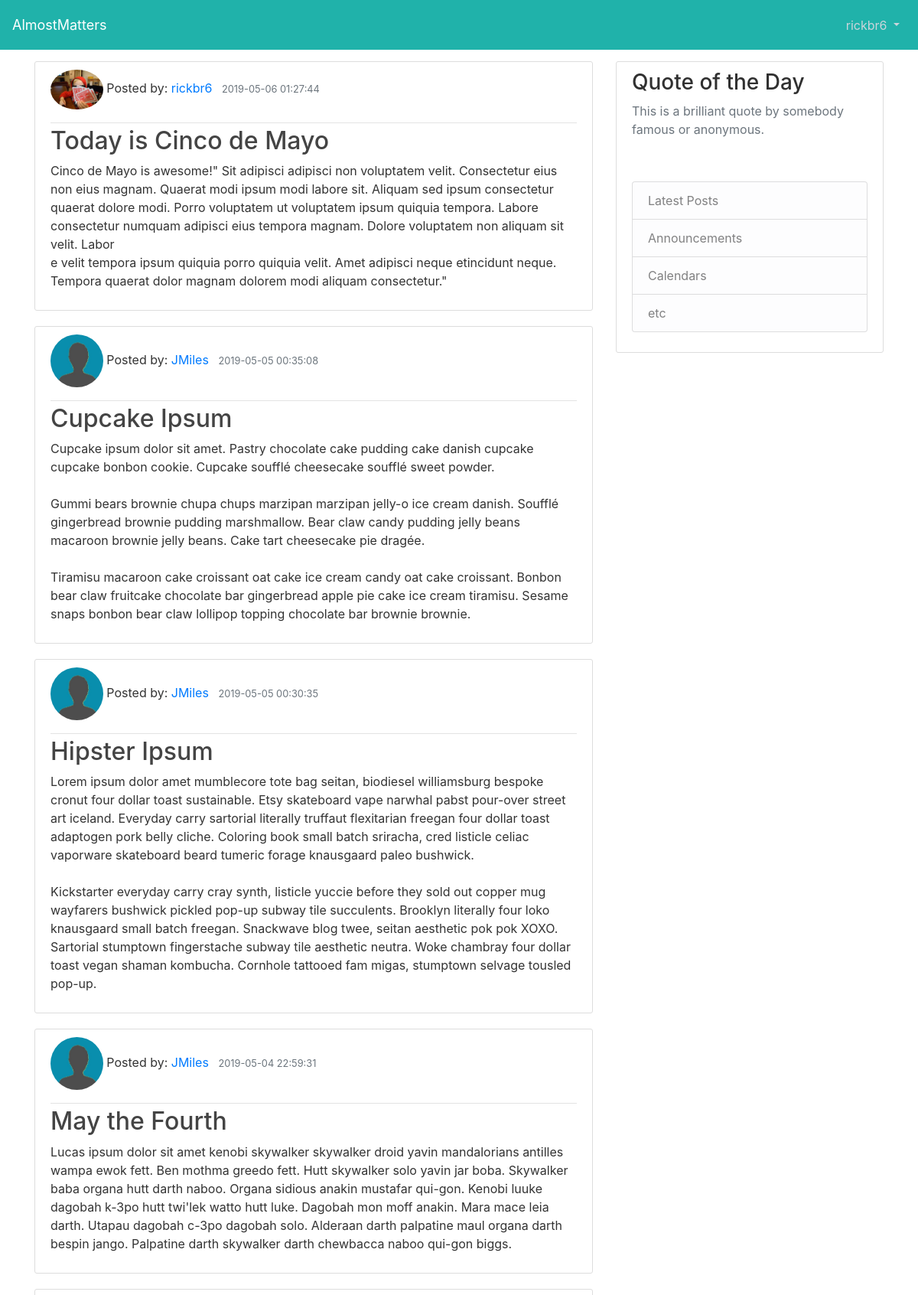
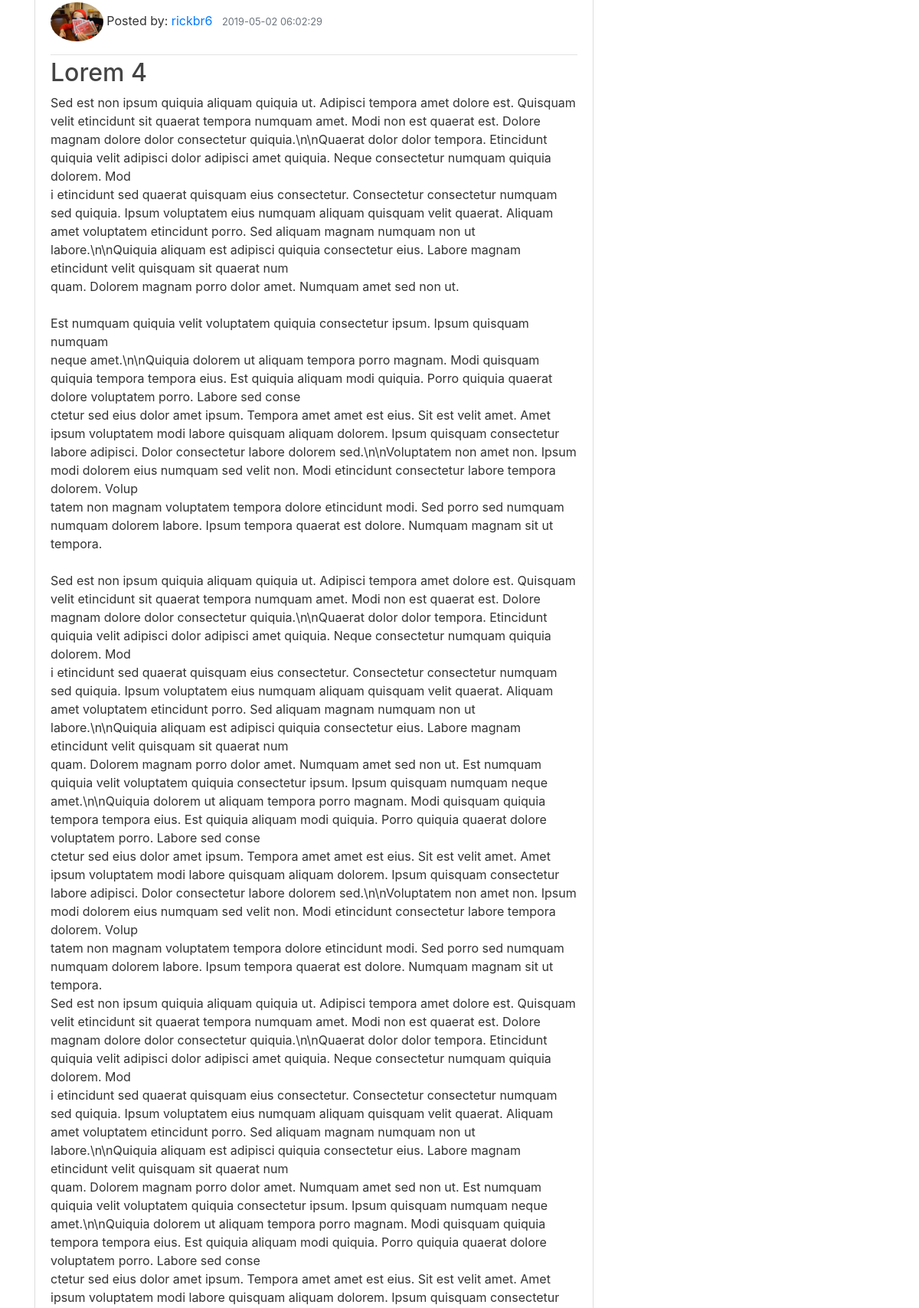
The app's page /dashboard (signed in, upper part) with its own data (2 pictures, top to bottom).
### models.py (models this page shows, shortened)
class Users(db.Model):
    id = db.Column(db.Integer, primary_key=True)
    first_name = db.Column(db.String(45), nullable=True)
    last_name = db.Column(db.String(45), nullable=True)
    email = db.Column(db.String(45), unique=True, nullable=False)
    password = db.Column(db.String(45), nullable=False)
    screen_name = db.Column(db.String(45), unique=True, nullable=False)
    profile_pic = db.Column(db.String(20), nullable=False, default='/static/profile_avatar.jpg')
    articles = db.relationship('Articles', backref='author', lazy=True)
    created_at = db.Column(db.DateTime, server_default=func.now())
    updated_at = db.Column(db.DateTime, server_default=func.now(), onupdate=func.now())

class Articles(db.Model):
    id = db.Column(db.Integer, primary_key=True)
    title = db.Column(db.String(30))
    content = db.Column(db.Text, nullable=False)
    user_id = db.Column(db.Integer, db.ForeignKey("users.id"), nullable=False)
    created_at = db.Column(db.DateTime, server_default=func.now())
    updated_at = db.Column(db.DateTime, server_default=func.now(), onupdate=func.now())
    @classmethod
    def get_latest_articles(cls):
        return cls.query.all()

### controller_functions.py (the view)
def show_dashboard():
    print(f"ROUTE: show_dashboard")
    if 'user_id' not in session:
        print(f"User id not found")
        return redirect('/')
    current_user = Users.query.get(session['user_id'])
    posts = Articles.get_latest_articles()
    posts.reverse()
    return render_template("dashboard.html", user=current_user, posts=posts)

### templates/dashboard.html
{% extends "./layout.html" %}
{% block content %}
    {% for post in posts %}
        <article class="media content-section">
          <div class="media-body">
            <div class="article-metadata">
                <p>
                    <img src="{{ post.author.profile_pic }}" width="10%" class="rounded-circle"/>  Posted by: <a class="mr-2" href="/user/posts/{{ post.author.id }}">{{ post.author.screen_name }}</a>
              <small class="text-muted">{{ post.created_at }}</small></p>
            </div>
            <h2><a class="article-title" href="#">{{ post.title }}</a></h2>
            <p class="article-content">{{ post.content }}</p>
          </div>
        </article>
    {% endfor %}
{% endblock content %}

### templates/layout.html (shortened to what this page needs)
<!DOCTYPE html>
<html lang="en" xmlns:http="http://www.w3.org/1999/xhtml">
    <head>
      <link rel="stylesheet" href="https://stackpath.bootstrapcdn.com/bootstrap/4.3.1/css/bootstrap.min.css">
      <link rel="stylesheet" type="text/css" href="{{ url_for('static', filename='styles.css') }}">
    </head>
    <body>
        <header class="site-header">
            <nav class="navbar navbar-expand-md navbar-dark bg-steel fixed-top">
                <a class="navbar-brand abs" href="/dashboard">AlmostMatters</a>
                <div class="navbar-collapse collapse" id="collapsingNavbar">
                    <ul class="navbar-nav ml-auto">
                        <li class="nav-item dropdown">
                            <a class="nav-link dropdown-toggle" id="navbarDropdownMenuLink-4" data-toggle="dropdown"
                            aria-haspopup="true" aria-expanded="false">
                             {{ user.screen_name }} </a>
                        </li>
                    </ul>
                </div>
            </nav>
        </header>
        <main role="main" class="container">
          <div class="row">
            <div class="col-md-8">
              {% block content %}{% endblock %}
            </div>
            <div class="col-md-4">
              <div class="content-section">
                <h3>Quote of the Day</h3>
                  <p class='text-muted'>This is a brilliant quote by somebody famous or anonymous.</p>
                  <br>
                  <p>
                  <ul class="list-group">
                    <li class="list-group-item list-group-item-light">Latest Posts</li>
                    <li class="list-group-item list-group-item-light">Announcements</li>
                    <li class="list-group-item list-group-item-light">Calendars</li>
                    <li class="list-group-item list-group-item-light">etc</li>
                  </ul>
                </p>
              </div>
            </div>
          </div>
         </main>
    </body>
</html>

### static/styles.css (style rules this page uses)
body { background: white; color: #333333; margin-top: 5rem; }
h1, h2, h3, h4, h5, h6 { color: #303030; }
.navbar-brand { font-size: large; }
.bg-steel { background-color: lightseagreen; height: 65px;; }
.site-header .navbar-nav .nav-link { color: #cbd5db; }
.content-section { background: #ffffff; padding: 10px 20px; border: 1px solid #dddddd; border-radius: 3px; margin-bottom: 20px; }
.article-title { color: #444444; }
.article-content { white-space: pre-line; }
.article-metadata { padding-bottom: 1px; margin-bottom: 4px; border-bottom: 1px solid #e3e3e3 }

### records on screen
Users: screen_name "rickbr6"
Articles: author.profile_pic (picture), author.screen_name "rickbr6", created_at "2019-05-06 01:27:44", title "Today is Cinco de Mayo", content "Cinco de Mayo is awesome!\" Sit adipisci adipisci non voluptatem velit. Consectetur eius non eius magnam. Quaerat modi ipsum modi labore sit. Aliquam sed ipsum consectetur quaerat dolore modi. Porro voluptatem ut voluptatem ipsum quiquia tempora. Labore consectetur numquam adipisci eius tempora magnam. Dolore voluptatem non aliquam sit velit. Labor e velit tempora ipsum quiquia porro quiquia velit. Amet adipisci neque etincidunt neque. Tempora quaerat dolor magnam dolorem modi aliquam consectetur.\""
Articles: author.profile_pic (placeholder picture), author.screen_name "JMiles", created_at "2019-05-05 00:35:08", title "Cupcake Ipsum", content "Cupcake ipsum dolor sit amet. Pastry chocolate cake pudding cake danish cupcake cupcake bonbon cookie. Cupcake soufflé cheesecake soufflé sweet powder. Gummi bears brownie chupa chups marzipan marzipan jelly-o ice cream danish. Soufflé gingerbread brownie pudding marshmallow. Bear claw candy pudding jelly beans macaroon brownie jelly beans. Cake tart cheesecake pie dragée. Tiramisu macaroon cake croissant oat cake ice cream candy oat cake croissant. Bonbon bear claw fruitcake chocolate bar gingerbread apple pie cake ice cream tiramisu. Sesame snaps bonbon bear claw lollipop topping chocolate bar brownie brownie."
Articles: author.profile_pic (placeholder picture), author.screen_name "JMiles", created_at "2019-05-05 00:30:35", title "Hipster Ipsum", content "Lorem ipsum dolor amet mumblecore tote bag seitan, biodiesel williamsburg bespoke cronut four dollar toast sustainable. Etsy skateboard vape narwhal pabst pour-over street art iceland. Everyday carry sartorial literally truffaut flexitarian freegan four dollar toast adaptogen pork belly cliche. Coloring book small batch sriracha, cred listicle celiac vaporware skateboard beard tumeric forage knausgaard paleo bushwick. Kickstarter everyday carry cray synth, listicle yuccie before they sold out copper mug wayfarers bushwick pickled pop-up subway tile succulents. Brooklyn literally four loko knausgaard small batch freegan. Snackwave blog twee, seitan aesthetic pok pok XOXO. Sartorial stumptown…"
Articles: author.profile_pic (placeholder picture), author.screen_name "JMiles", created_at "2019-05-04 22:59:31", title "May the Fourth", content "Lucas ipsum dolor sit amet kenobi skywalker skywalker droid yavin mandalorians antilles wampa ewok fett. Ben mothma greedo fett. Hutt skywalker solo yavin jar boba. Skywalker baba organa hutt darth naboo. Organa sidious anakin mustafar qui-gon. Kenobi luuke dagobah k-3po hutt twi'lek watto hutt luke. Dagobah mon moff anakin. Mara mace leia darth. Utapau dagobah c-3po dagobah solo. Alderaan darth palpatine maul organa darth bespin jango. Palpatine darth skywalker darth chewbacca naboo qui-gon biggs."
Articles: author.profile_pic (picture), author.screen_name "rickbr6", created_at "2019-05-02 06:02:29", title "Lorem 4"
